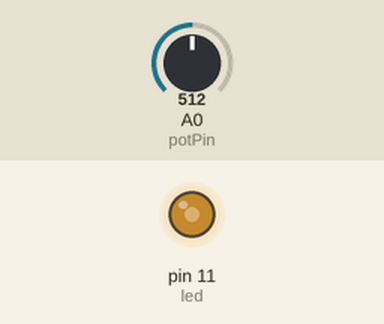
A sketch run on a simulated Arduino Uno, built with avr-gcc and run on an emulated ATmega328P. On the bench: output pins drawn as LEDs (lit = HIGH). The inputs (shaded band) are chosen by the test bench; at power-on: A0 (potPin) = 512.

Above: at 1.2 s.
1.3 s: A0 (potPin) set to 716
At 2.4 s:
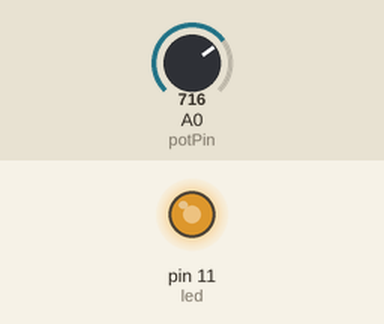
2.8 s: A0 (potPin) set to 900
At 3.5 s:
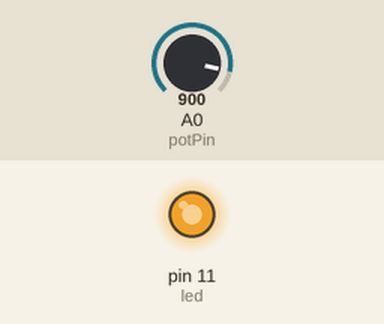
4.3 s: A0 (potPin) set to 122
At 4.7 s:
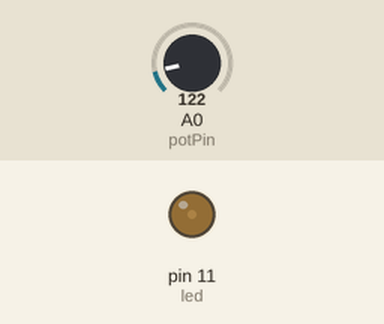
5.8 s: A0 (potPin) set to 0
At 7.0 s:
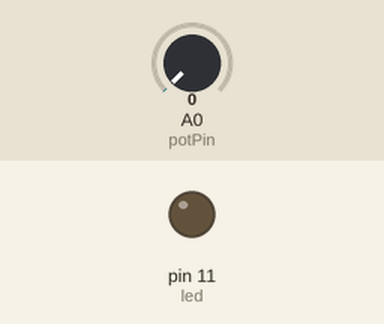
7.3 s: A0 (potPin) set to 511
At 8.2 s:
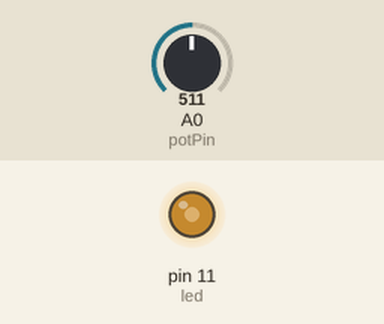
Timing chart, 0 to 9.8 s (numbered marks = the images above; inputs shaded):
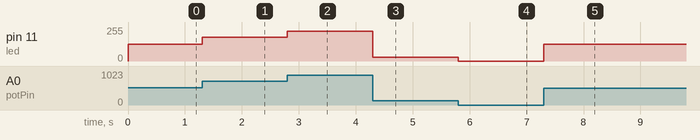

The sketch:

02_With_LED.ino
```cpp
int led = 11;
int potPin = A0;
int potValue, mappedValue;

void setup() {
  pinMode(led, OUTPUT);
  pinMode(potPin, INPUT);
}

void loop() {
  // potValue = analogRead(potPin) / 4;
  potValue = analogRead(potPin);
  mappedValue = map(potValue, 0, 1023, 0, 255);
  analogWrite(led, mappedValue);
}
```

Measured:
- after the input at 1.3 s, pin 11 (led): 127/255 → 178/255 at once
- after the input at 2.8 s, pin 11 (led): 178/255 → 224/255 at once
- after the input at 4.3 s, pin 11 (led): 224/255 → 30/255 at once
- after the input at 5.8 s, pin 11 (led): 30/255 → 0/255 at once
- after the input at 7.3 s, pin 11 (led): 0/255 → 127/255 at once
